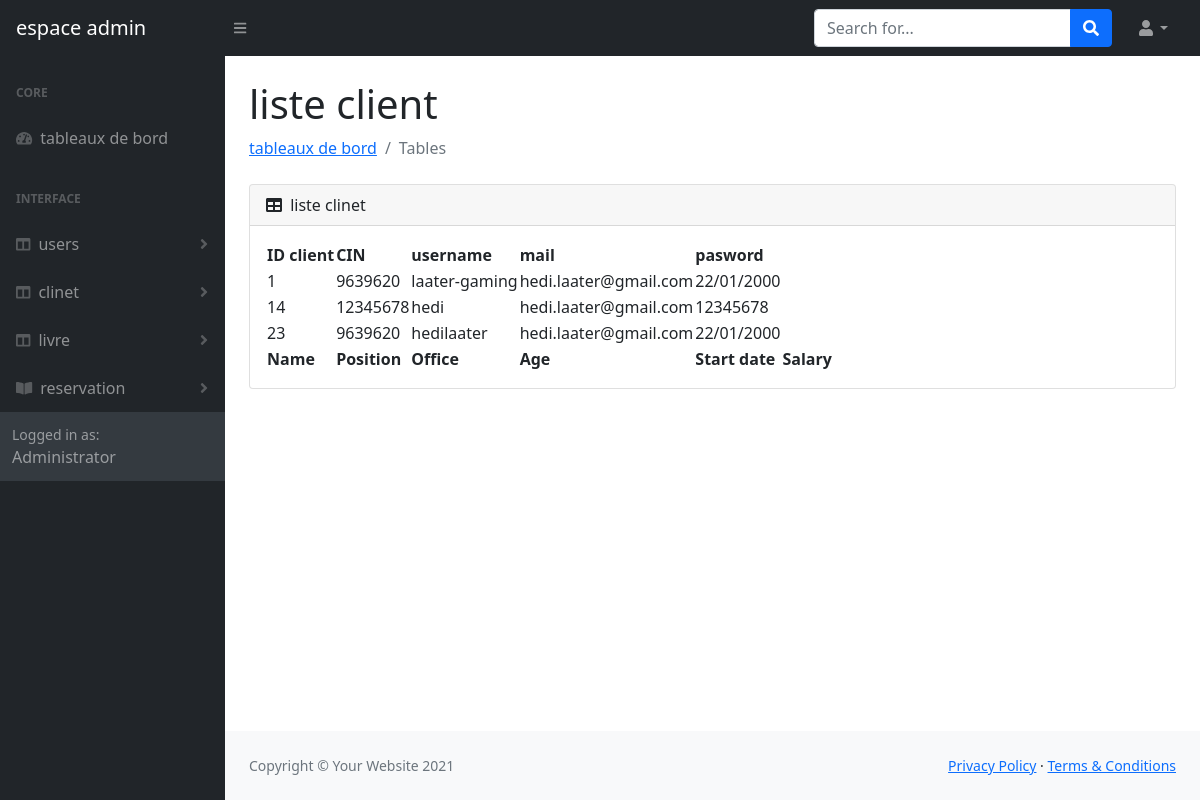
The page /admin/admin/listeclinet.php on the database its author committed.
### tables this page shows
CREATE TABLE `client` (
  `id_clinet` int(11) NOT NULL,
  `cin` int(8) NOT NULL,
  `username` varchar(40) NOT NULL,
  `mail` varchar(40) NOT NULL,
  `password` varchar(40) NOT NULL
);

### admin/admin/listeclinet.php (the view, shortened to what this page needs)
<!DOCTYPE html>
<html lang="en">
    <head>
        <link href="https://cdn.jsdelivr.net/npm/simple-datatables@latest/dist/style.css" rel="stylesheet" />
        <link href="css/styles.css" rel="stylesheet" />
    </head>
    <body class="sb-nav-fixed">
        <nav class="sb-topnav navbar navbar-expand navbar-dark bg-dark">
            <a class="navbar-brand ps-3" href="index.php">espace admin</a>
            <button class="btn btn-link btn-sm order-1 order-lg-0 me-4 me-lg-0" id="sidebarToggle" href="#!"><i class="fas fa-bars"></i></button>
            <form class="d-none d-md-inline-block form-inline ms-auto me-0 me-md-3 my-2 my-md-0">
                <div class="input-group">
                    <input class="form-control" type="text" placeholder="Search for..." aria-label="Search for..." aria-describedby="btnNavbarSearch" />
                    <button class="btn btn-primary" id="btnNavbarSearch" type="button"><i class="fas fa-search"></i></button>
                </div>
            </form>
            <ul class="navbar-nav ms-auto ms-md-0 me-3 me-lg-4">
                <li class="nav-item dropdown">
                    <a class="nav-link dropdown-toggle" id="navbarDropdown" href="#" role="button" data-bs-toggle="dropdown" aria-expanded="false"><i class="fas fa-user fa-fw"></i></a>
                </li>
            </ul>
        </nav>
        <div id="layoutSidenav">
            <div id="layoutSidenav_nav">
                <nav class="sb-sidenav accordion sb-sidenav-dark" id="sidenavAccordion">
                    <div class="sb-sidenav-menu">
                        <div class="nav">
                            <div class="sb-sidenav-menu-heading">Core</div>
                            <a class="nav-link" href="index.php">
                                <div class="sb-nav-link-icon"><i class="fas fa-tachometer-alt"></i></div>
                                tableaux de bord
                            </a>
                            <div class="sb-sidenav-menu-heading">Interface</div>
                            <a class="nav-link collapsed" href="#" data-bs-toggle="collapse" data-bs-target="#collapseLayouts" aria-expanded="false" aria-controls="collapseLayouts">
                                <div class="sb-nav-link-icon"><i class="fas fa-columns"></i></div>
                                users
                                <div class="sb-sidenav-collapse-arrow"><i class="fas fa-angle-down"></i></div>
                            </a>
                            <a class="nav-link collapsed" href="#" data-bs-toggle="collapse" data-bs-target="#collapseLayouts" aria-expanded="false" aria-controls="collapseLayouts">
                                <div class="sb-nav-link-icon"><i class="fas fa-columns"></i></div>
                                clinet
                                <div class="sb-sidenav-collapse-arrow"><i class="fas fa-angle-down"></i></div>
                            </a>
                            <a class="nav-link collapsed" href="#" data-bs-toggle="collapse" data-bs-target="#collapseLayouts" aria-expanded="false" aria-controls="collapseLayouts">
                                <div class="sb-nav-link-icon"><i class="fas fa-columns"></i></div>
                                livre
                                <div class="sb-sidenav-collapse-arrow"><i class="fas fa-angle-down"></i></div>
                            </a>
                            <a class="nav-link collapsed" href="#" data-bs-toggle="collapse" data-bs-target="#collapsePages" aria-expanded="false" aria-controls="collapsePages">
                                <div class="sb-nav-link-icon"><i class="fas fa-book-open"></i></div>
                                reservation
                                <div class="sb-sidenav-collapse-arrow"><i class="fas fa-angle-down"></i></div>
                            </a>
                    <div class="sb-sidenav-footer">
                        <div class="small">Logged in as:</div>
Administrator                    </div>
                </nav>
            </div>
            <div id="layoutSidenav_content">
                <main>
                    <div class="container-fluid px-4">
                        <h1 class="mt-4">liste client</h1>
                        <ol class="breadcrumb mb-4">
                            <li class="breadcrumb-item"><a href="index.php">tableaux de bord</a></li>
                            <li class="breadcrumb-item active">Tables</li>
                        </ol>
                        <div class="card mb-4">
                            <div class="card-header">
                                <i class="fas fa-table me-1"></i>
                                liste clinet
                            </div>
                            <?php
  $host = 'localhost';
  $dbname = 'pfa';
  $username = 'root';
  $password = '';
  $dsn = "mysql:host=$host;dbname=$dbname";
  $sql = "SELECT * FROM client";
  try{
   $pdo = new PDO($dsn, $username, $password);
   $stmt = $pdo->query($sql);
  }catch (PDOException $e){
    echo $e->getMessage();
  }
?>
                            <div class="card-body">
                                <table id="datatablesSimple">
                                    <thead>
                                    <tr>
       <th>ID client</th>
       <th>CIN </th>
       <th>username</th>
       <th>mail </th>
       <th>pasword </th>
     </tr>
                                    </thead>
                                    <tfoot>
                                        <tr>
                                            <th>Name</th>
                                            <th>Position</th>
                                            <th>Office</th>
                                            <th>Age</th>
                                            <th>Start date</th>
                                            <th>Salary</th>
                                        </tr>
                                    </tfoot>
                                    <tbody>
                                    <?php while($row = $stmt->fetch(PDO::FETCH_ASSOC)) : ?>
     <tr>
       <td><?php echo htmlspecialchars($row['id_clinet']); ?></td>
       <td><?php echo htmlspecialchars($row['cin']); ?></td>
       <td><?php echo htmlspecialchars($row['username']); ?></td>
       <td><?php echo htmlspecialchars($row['mail']); ?></td>
       <td><?php echo htmlspecialchars($row['password']); ?></td>
     </tr>
     <?php endwhile; ?>
                                    </tbody>
                                </table>
                            </div>
                        </div>
                    </div>
                </main>
                <footer class="py-4 bg-light mt-auto">
                    <div class="container-fluid px-4">
                        <div class="d-flex align-items-center justify-content-between small">
                            <div class="text-muted">Copyright &copy; Your Website 2021</div>
                            <div>
                                <a href="#">Privacy Policy</a>
                                &middot;
                                <a href="#">Terms &amp; Conditions</a>
                            </div>
                        </div>
                    </div>
                </footer>
            </div>
        </div>
    </body>
</html>

### rows shown on the page
client: id_clinet "1", cin "9639620", username "laater-gaming", mail "hedi.laater@gmail.com", password "22/01/2000"
client: id_clinet "14", cin "12345678", username "hedi", mail "hedi.laater@gmail.com", password "12345678"
client: id_clinet "23", cin "9639620", username "hedilaater", mail "hedi.laater@gmail.com", password "22/01/2000"
